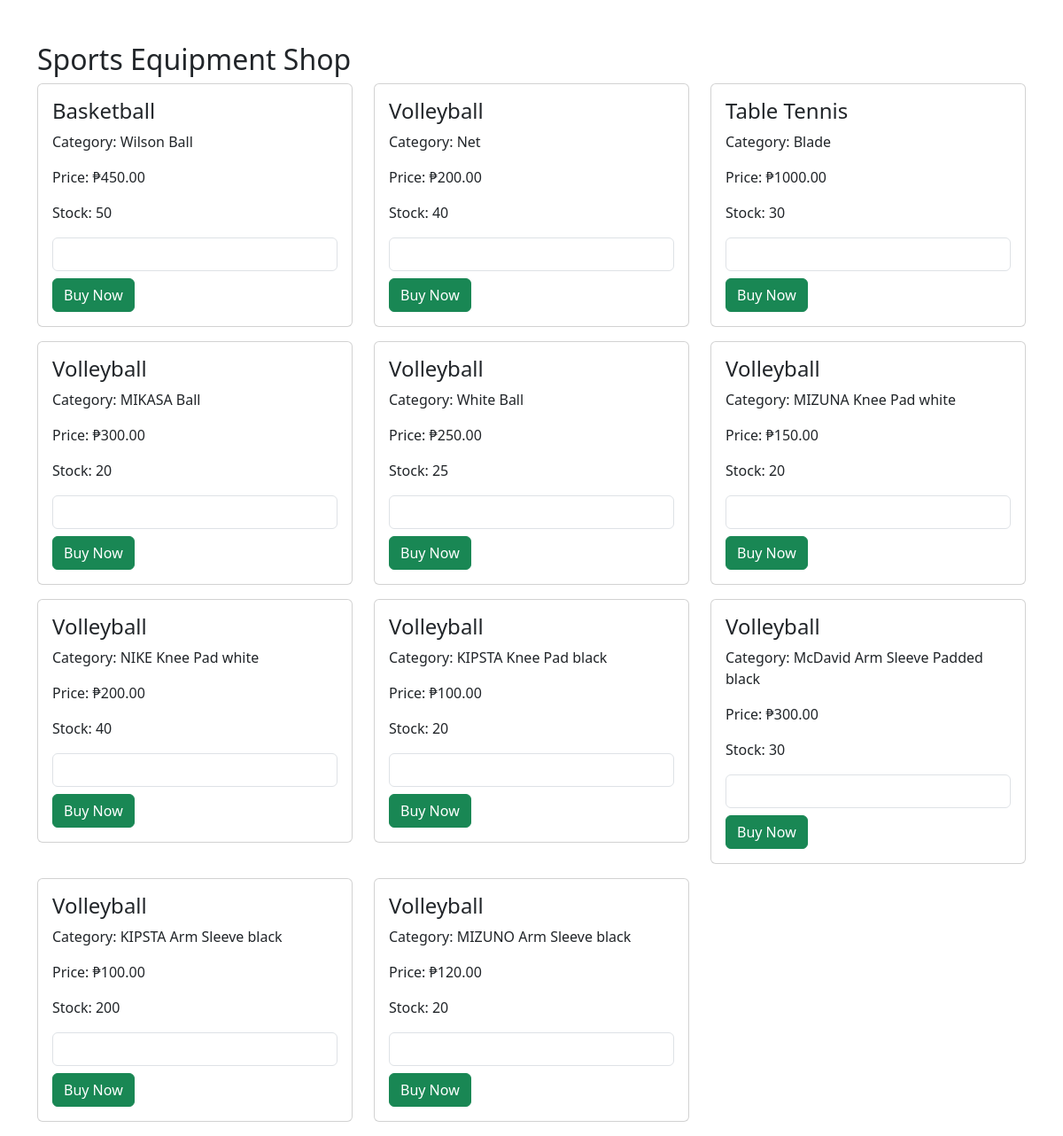
The app's page /user-Desktop/shop.php with its own data.
### tables this page shows
CREATE TABLE `equipments` (
  `id` int(11) NOT NULL,
  `equipment_name` varchar(150) DEFAULT NULL,
  `category` varchar(100) DEFAULT NULL,
  `price` decimal(10,2) DEFAULT NULL,
  `stock` int(11) DEFAULT NULL,
  `created_at` timestamp NOT NULL DEFAULT current_timestamp(),
  `image` varchar(255) DEFAULT NULL
);

### user-Desktop/shop.php (the view, shortened to what this page needs)
<?php
include '../config/db.php';
$products = $conn->query("SELECT * FROM equipments");
?>
<!DOCTYPE html>
<html>
<head>
<link href="https://cdn.jsdelivr.net/npm/bootstrap@5.3.0/dist/css/bootstrap.min.css" rel="stylesheet">
</head>
<body class="container mt-5">
<h2>Sports Equipment Shop</h2>
<div class="row">
<?php while($row = $products->fetch()) { ?>
<div class="col-md-4">
<div class="card p-3 mb-3">
<h4><?= $row['equipment_name'] ?></h4>
<p>Category: <?= $row['category'] ?></p>
<p>Price: ₱<?= $row['price'] ?></p>
<p>Stock: <?= $row['stock'] ?></p>
<form action="checkout.php" method="POST">
<input type="number" name="quantity" class="form-control mb-2" min="1" required>
<button class="btn btn-success" name="buy">Buy Now</button>
</form>
</div>
</div>
<?php } ?>
</div>
</body>
</html>

### records on screen
equipments: equipment_name "Basketball", category "Wilson Ball", price "450.00", stock "50"
equipments: equipment_name "Volleyball", category "Net", price "200.00", stock "40"
equipments: equipment_name "Table Tennis", category "Blade", price "1000.00", stock "30"
equipments: equipment_name "Volleyball", category "MIKASA Ball", price "300.00", stock "20"
equipments: equipment_name "Volleyball", category "White Ball", price "250.00", stock "25"
equipments: equipment_name "Volleyball", category "MIZUNA Knee Pad white", price "150.00", stock "20"
equipments: equipment_name "Volleyball", category "NIKE Knee Pad white", price "200.00", stock "40"
equipments: equipment_name "Volleyball", category "KIPSTA Knee Pad black", price "100.00", stock "20"
equipments: equipment_name "Volleyball", category "McDavid Arm Sleeve Padded black", price "300.00", stock "30"
equipments: equipment_name "Volleyball", category "KIPSTA Arm Sleeve black", price "100.00", stock "200"
equipments: equipment_name "Volleyball", category "MIZUNO Arm Sleeve black", price "120.00", stock "20"
